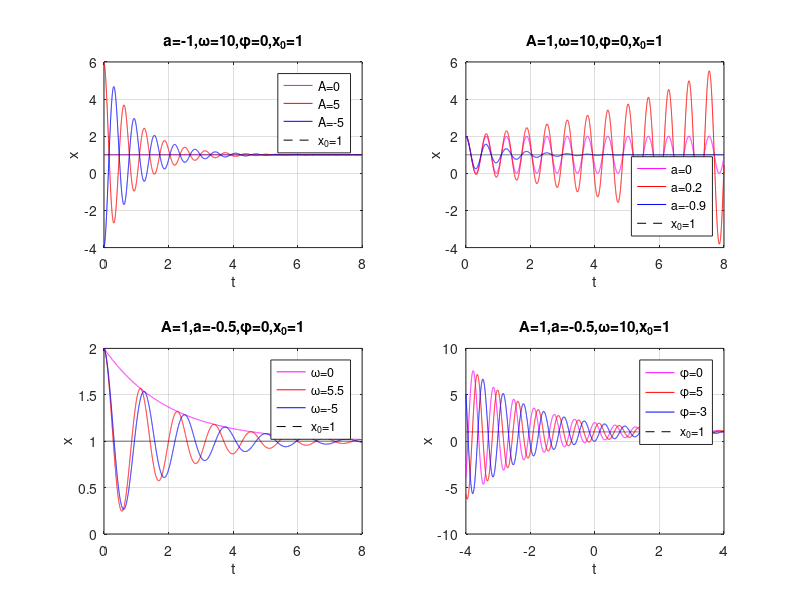

MATLAB code for this plot:
close;
clear all;

%x(t)=A*exp(a*t)*cos(wt+phi)+x_0
%12345
%%%%%%%%%%%%%%%%%%%%%%%%%%%%%%%%%%%%%%%%%%%%%%%%
A=1;
a=-1;
t=0:0.001:8;
x_sz=0:0.001:8;
w=10;
phi=0;
x_0=1;
x_sz=1;
%%%%%%%%%%%%%%%%%%%%%%%%%%%%%%%%%%%%%%%%%%%%%%%%


%AAAAAAAAAAAAAAAAAAAAAAAAAAAAAAAAAAAAAAAAAAAAAAA
subplot(2,2,1);
%%%%%%%%%%%%%%%%%%%%%%%%%%%%%%%%%%%%%%%%%%%%%%%%
A=0;
for i=1:1:length(t)
    x_sz(i)=A*exp(a*t(i))*cos(w*t(i)+phi)+x_0;
end
plot(t,x_sz,'m-');
hold on;
%%%%%%%%%%%%%%%%%%%%%%%%%%%%%%%%%%%%%%%%%%%%%%%%
%%%%%%%%%%%%%%%%%%%%%%%%%%%%%%%%%%%%%%%%%%%%%%%%
A=5;
for i=1:1:length(t)
    x_sz(i)=A*exp(a*t(i))*cos(w*t(i)+phi)+x_0;
end
plot(t,x_sz,'r-');
hold on;
%%%%%%%%%%%%%%%%%%%%%%%%%%%%%%%%%%%%%%%%%%%%%%%%
%%%%%%%%%%%%%%%%%%%%%%%%%%%%%%%%%%%%%%%%%%%%%%%%
A=-5;
for i=1:1:length(t)
    x_sz(i)=A*exp(a*t(i))*cos(w*t(i)+phi)+x_0;
end
plot(t,x_sz,'b-');
hold on;
%%%%%%%%%%%%%%%%%%%%%%%%%%%%%%%%%%%%%%%%%%%%%%%%
%%%%%%%%%%%%%%%%%%%%%%%%%%%%%%%%%%%%%%%%%%%%%%%%
for i=1:1:length(t)
    x_sz(i)=x_0;
end
plot(t,x_sz,'k--');
grid on;
%%%%%%%%%%%%%%%%%%%%%%%%%%%%%%%%%%%%%%%%%%%%%%%%
xlabel('t');
ylabel('x');
title('a=-1,\omega=10,\phi=0,x_{0}=1');
legend('A=0','A=5','A=-5','x_{0}=1');
%%%%%%%%%%%%%%%%%%%%%%%%%%%%%%%%%%%%%%%%%%%%%%%%


%aaaaaaaaaaaaaaaaaaaaaaaaaaaaaaaaaaaaaaaaaaaaaaa
subplot(2,2,2);
A=1;
%%%%%%%%%%%%%%%%%%%%%%%%%%%%%%%%%%%%%%%%%%%%%%%%
a=0;
for i=1:1:length(t)
    x_sz(i)=A*exp(a*t(i))*cos(w*t(i)+phi)+x_0;
end
plot(t,x_sz,'m-');
hold on;
%%%%%%%%%%%%%%%%%%%%%%%%%%%%%%%%%%%%%%%%%%%%%%%%
a=0.2;
for i=1:1:length(t)
    x_sz(i)=A*exp(a*t(i))*cos(w*t(i)+phi)+x_0;
end
plot(t,x_sz,'r-');
hold on;
%%%%%%%%%%%%%%%%%%%%%%%%%%%%%%%%%%%%%%%%%%%%%%%%
%%%%%%%%%%%%%%%%%%%%%%%%%%%%%%%%%%%%%%%%%%%%%%%%
a=-0.9;
for i=1:1:length(t)
    x_sz(i)=A*exp(a*t(i))*cos(w*t(i)+phi)+x_0;
end
plot(t,x_sz,'b-');
hold on;
%%%%%%%%%%%%%%%%%%%%%%%%%%%%%%%%%%%%%%%%%%%%%%%%
%%%%%%%%%%%%%%%%%%%%%%%%%%%%%%%%%%%%%%%%%%%%%%%%
for i=1:1:length(t)
    x_sz(i)=x_0;
end
plot(t,x_sz,'k--');
grid on;
%%%%%%%%%%%%%%%%%%%%%%%%%%%%%%%%%%%%%%%%%%%%%%%%
xlabel('t');
ylabel('x');
title('A=1,\omega=10,\phi=0,x_{0}=1');
legend({'a=0','a=0.2','a=-0.9','x_{0}=1'},'Location','southeast');
%%%%%%%%%%%%%%%%%%%%%%%%%%%%%%%%%%%%%%%%%%%%%%%%



%wwwwwwwwwwwwwwwwwwwwwwwwwwwwwwwwwwwwwwwwwwwwwww
subplot(2,2,3);
a=-0.5;
%%%%%%%%%%%%%%%%%%%%%%%%%%%%%%%%%%%%%%%%%%%%%%%%
w=0;
for i=1:1:length(t)
    x_sz(i)=A*exp(a*t(i))*cos(w*t(i)+phi)+x_0;
end
plot(t,x_sz,'m-');
hold on;
%%%%%%%%%%%%%%%%%%%%%%%%%%%%%%%%%%%%%%%%%%%%%%%%
w=5.5;
for i=1:1:length(t)
    x_sz(i)=A*exp(a*t(i))*cos(w*t(i)+phi)+x_0;
end
plot(t,x_sz,'r-');
hold on;
%%%%%%%%%%%%%%%%%%%%%%%%%%%%%%%%%%%%%%%%%%%%%%%%
%%%%%%%%%%%%%%%%%%%%%%%%%%%%%%%%%%%%%%%%%%%%%%%%
w=-5;
for i=1:1:length(t)
    x_sz(i)=A*exp(a*t(i))*cos(w*t(i)+phi)+x_0;
end
plot(t,x_sz,'b-');
hold on;
%%%%%%%%%%%%%%%%%%%%%%%%%%%%%%%%%%%%%%%%%%%%%%%%
%%%%%%%%%%%%%%%%%%%%%%%%%%%%%%%%%%%%%%%%%%%%%%%%
for i=1:1:length(t)
    x_sz(i)=x_0;
end
plot(t,x_sz,'k--');
grid on;
%%%%%%%%%%%%%%%%%%%%%%%%%%%%%%%%%%%%%%%%%%%%%%%%
xlabel('t');
ylabel('x');
title('A=1,a=-0.5,\phi=0,x_{0}=1');
legend('\omega=0','\omega=5.5','\omega=-5','x_{0}=1');
%%%%%%%%%%%%%%%%%%%%%%%%%%%%%%%%%%%%%%%%%%%%%%%%


%phiphiphiphiphiphiphiphiphiphiphiphiphiphiphiphi
subplot(2,2,4);
w=10;
t=-4:0.001:4;
%%%%%%%%%%%%%%%%%%%%%%%%%%%%%%%%%%%%%%%%%%%%%%%%
phi=0;
for i=1:1:length(t)
    x_sz(i)=A*exp(a*t(i))*cos(w*t(i)+phi)+x_0;
end
plot(t,x_sz,'m-');
hold on;
%%%%%%%%%%%%%%%%%%%%%%%%%%%%%%%%%%%%%%%%%%%%%%%%
phi=5;
for i=1:1:length(t)
    x_sz(i)=A*exp(a*t(i))*cos(w*t(i)+phi)+x_0;
end
plot(t,x_sz,'r-');
hold on;
%%%%%%%%%%%%%%%%%%%%%%%%%%%%%%%%%%%%%%%%%%%%%%%%
%%%%%%%%%%%%%%%%%%%%%%%%%%%%%%%%%%%%%%%%%%%%%%%%
phi=-3;
for i=1:1:length(t)
    x_sz(i)=A*exp(a*t(i))*cos(w*t(i)+phi)+x_0;
end
plot(t,x_sz,'b-');
hold on;
%%%%%%%%%%%%%%%%%%%%%%%%%%%%%%%%%%%%%%%%%%%%%%%%
%%%%%%%%%%%%%%%%%%%%%%%%%%%%%%%%%%%%%%%%%%%%%%%%
for i=1:1:length(t)
    x_sz(i)=x_0;
end
plot(t,x_sz,'k--');
grid on;
%%%%%%%%%%%%%%%%%%%%%%%%%%%%%%%%%%%%%%%%%%%%%%%%
xlabel('t');
ylabel('x');
title('A=1,a=-0.5,\omega=10,x_{0}=1');
legend('\phi=0','\phi=5','\phi=-3','x_{0}=1');
%%%%%%%%%%%%%%%%%%%%%%%%%%%%%%%%%%%%%%%%%%%%%%%%
t=0:0.001:8;





